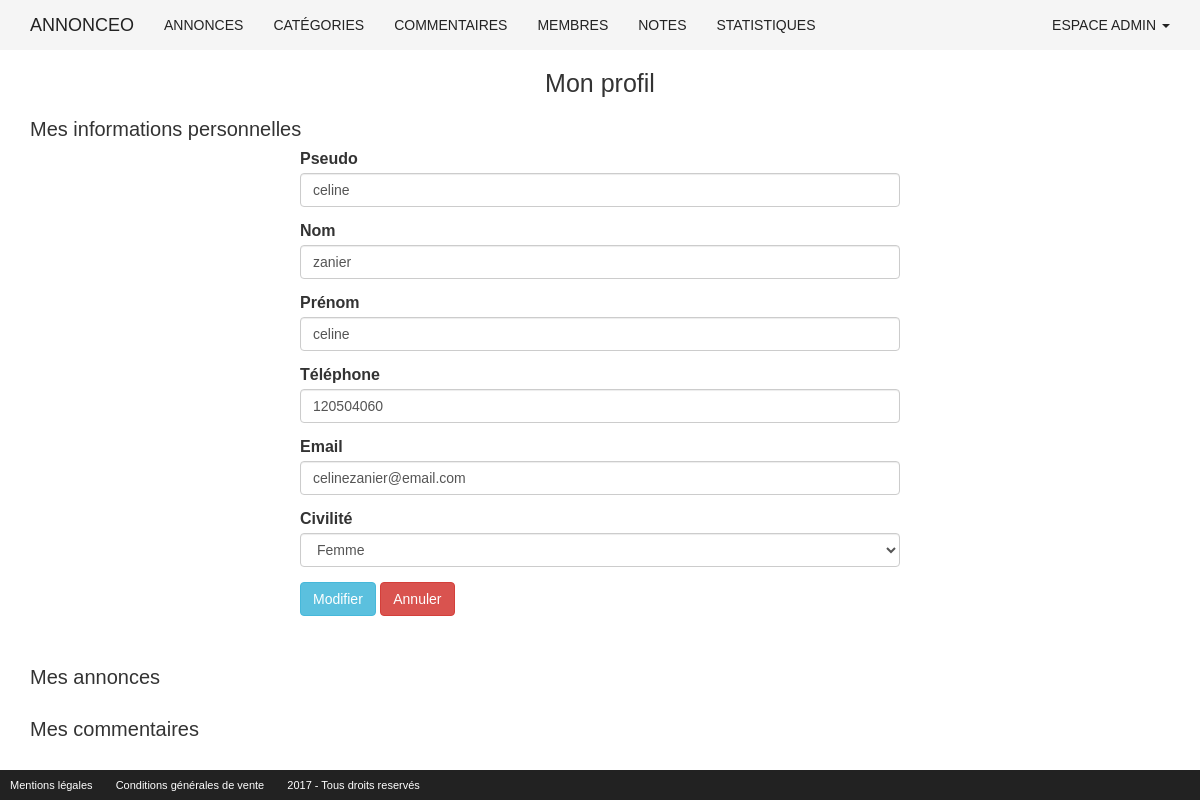
/membre/profil.php?action=modification (signed in), run on the app's committed database.
### tables this page shows
CREATE TABLE membre(
	id_membre INT(3) NOT NULL AUTO_INCREMENT,
	pseudo VARCHAR(20) NOT NULL,
	mdp VARCHAR(60) NOT NULL,
	nom VARCHAR(20) NOT NULL,
	prenom VARCHAR(20) NOT NULL,
	telephone INT(20) NOT NULL,
	email VARCHAR(50) NOT NULL,
	civilite ENUM('m','f') NOT NULL,
	statut INT(1) NOT NULL,
	date_enregistrement DATETIME DEFAULT NULL,
	moyenne_note INT(4) NOT NULL,
	PRIMARY KEY(id_membre)
);

### membre/profil.php (the view, shortened to what this page needs)
<?php
require_once("../inc/init.inc.php");
$idMembreConnecte = $_SESSION['membre']['id_membre'];
require_once("../inc/haut.inc.php");
?>
<h1>Mon profil</h1>
<div class="bloc-profil">
	<h2>Mes informations personnelles</h2>
	<?php
	if(isset($_GET['action']) && $_GET['action'] == 'modification')
	{
		$req = $bdd->query("SELECT * FROM membre WHERE id_membre = $idMembreConnecte");
		$membre_connecte = $req->fetch(PDO::FETCH_ASSOC);
		$pseudo = (isset($membre_connecte['pseudo'])) ? $membre_connecte['pseudo'] : '';
		$nom = (isset($membre_connecte['nom'])) ? $membre_connecte['nom'] : '';
		$prenom = (isset($membre_connecte['prenom'])) ? $membre_connecte['prenom'] : '';
		$telephone = (isset($membre_connecte['telephone'])) ? $membre_connecte['telephone'] : '';
		$email = (isset($membre_connecte['email'])) ? $membre_connecte['email'] : '';
		$civilite = (isset($membre_connecte['civilite'])) ? $membre_connecte['civilite'] : '';
	?>
		<form action="profil.php" method="post">
			<div class="form-group">
				<label for="pseudo">Pseudo</label>
				<input type="text" id="pseudo" name="pseudo" class="form-control" placeholder="Pseudo" value="<?php echo $pseudo; ?>">
			</div>
			<div class="form-group">
				<label for="nom">Nom</label>
				<input type="text" id="nom" name="nom" class="form-control" placeholder="Nom" value="<?php echo $nom; ?>">
			</div>
			<div class="form-group">
				<label for="prenom">Prénom</label>
				<input type="text" id="prenom" name="prenom" class="form-control" placeholder="Prénom" value="<?php echo $prenom; ?>">
			</div>
			<div class="form-group">
				<label for="telephone">Téléphone</label>
				<input type="text" id="telephone" name="telephone" class="form-control" placeholder="Téléphone" value="<?php echo $telephone; ?>">
			</div>
			<div class="form-group">
				<label for="email">Email</label>
				<input type="email" id="email" name="email" class="form-control" placeholder="Email" value="<?php echo $email; ?>">
			</div>
			<div class="form-group">
				<label for="civilite">Civilité</label>
				<select name="civilite" id="civilite" class="form-control">
					<option value="f" <?php if($civilite == "f") { echo 'selected'; } ?> >Femme</option>
				</select>
			</div>
			<button type="submit" class="btn btn-info">Modifier</button>
			<a href="profil.php" class="btn btn-danger">Annuler</a>
		</form>
	<?php
	}
	?>
</div>
<div class="bloc-profil">
	<h2>Mes annonces</h2>
</div>
<div class="bloc-profil">
	<h2>Mes commentaires</h2>
</div>
<?php
require_once("../inc/bas.inc.php");
?>

### css/style.css (style rules this page uses)
* { box-sizing: border-box; }
body { margin: 0; padding: 0; font: 16px sans-serif; }
h1 { text-align: center; font-size: 2.5rem; }
h2 { font-size: 2rem; }
a { color: #222; }
section form { width: 600px; margin: 0 auto 50px; }

### data on the page
membre: pseudo "celine", nom "zanier", prenom "celine", telephone "120504060", email "celinezanier@email.com", civilite "Femme"
